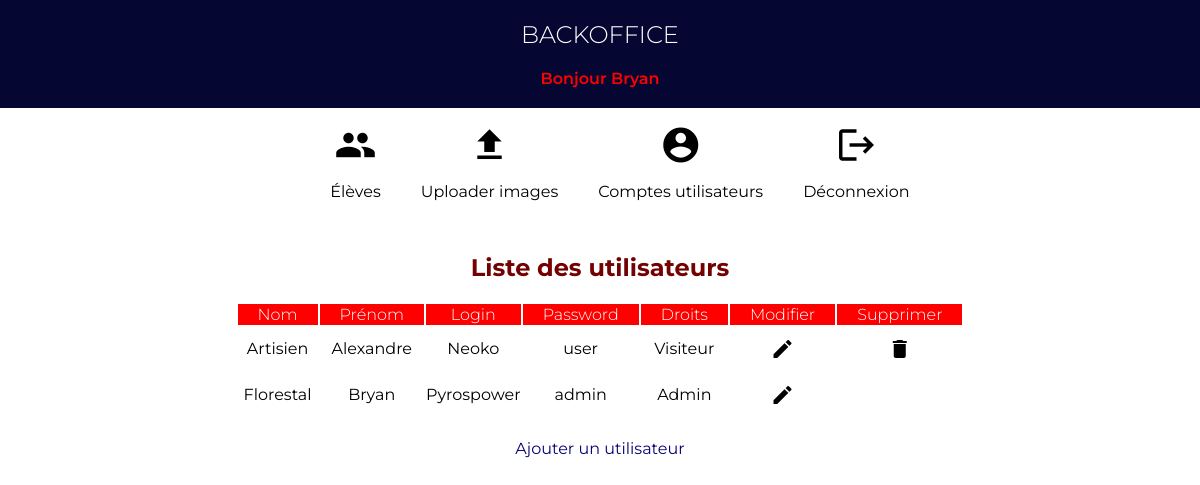
The page /back/users.php (signed in) on the database its author committed.
### tables this page shows
CREATE TABLE `users` (
  `id` int(11) NOT NULL,
  `nom` varchar(20) NOT NULL,
  `prenom` varchar(30) NOT NULL,
  `login` varchar(50) NOT NULL,
  `mdp` varchar(100) NOT NULL,
  `droits` varchar(8) NOT NULL
);

### back/users.php (the view, shortened to what this page needs)
<?php
    include('connectPDO.inc.php');
?>
<!DOCTYPE html>
<html lang="en">
<head>
    <link rel="stylesheet" type="text/css" href="../CSS/styles.css" />
</head>
<body>
    <?php include('entete.inc.php'); ?>
    <section>
        <?php include('menu_back.inc.php'); ?>
        <div class="liste-users">
            <div class="liste-users-titre">
                <h1>Liste des utilisateurs</h1>
            </div>
            <div class="liste-tableau">
                <table>
                    <tr>
                        <th>Nom</th>
                        <th>Prénom</th>
                        <th>Login</th>
                        <th>Password</th>
                        <th>Droits</th>
                        <th>Modifier</th>
                        <th>Supprimer</th>
                    </tr>
                    <?php
                        $ligne = $db->query("SELECT * FROM users ORDER BY nom ASC");
                        while ($row = $ligne->fetch()) :
                    ?>
                    <tr>
                        <td><?= $row['nom'] ?></td>
                        <td><?= $row['prenom'] ?></td>
                        <td><?= $row['login'] ?></td>
                        <td><?= $row['mdp'] ?></td>
                        <td><?= $row['droits'] ?></td>
                        <td><a href="users-modify.php?id=<?= $row['id'] ?>&login=<?= $row['login'] ?>"><span class='material-icons'>edit</span></a></td>
                        <?php
                                if($_SESSION['login'] != $row['login']): ?>
                                    <td>
                                        <a href="users-delete.php?id=<?= $row['id'] ?>&login=<?= $row['login'] ?>">
                                            <span class='material-icons'>delete</span>
                                        </a>
                                    </td>
                                <?php endif; ?>
                    </tr>
                    <?php endwhile; ?>
                </table>
            </div>
            <a href="users-add.php">Ajouter un utilisateur</a>
        </div>
    </section>
</body>
</html>

### css/styles.css (style rules this page uses)
* { -moz-box-sizing: border-box; box-sizing: border-box; }
html { height: 100%; }
body { margin: 0; padding: 0; min-height: 100%; width: 100%; height: 100%; font-family: "Montserrat", "Arial", sans-serif; }
h1, h2 { color: #740101; text-align: center; }
a { color: #090071; }
section { display: flex; justify-content: center; align-items: center; flex-direction: column; }
section a { text-decoration: none; }
.liste-tableau table { display: flex; justify-content: center; align-items: center; margin-bottom: 20px; }
.liste-tableau table th { background-color: red; color: #fff; padding-left: 20px; padding-right: 20px; font-weight: 300; }
.liste-tableau table td { text-align: center; padding: 10px 0 10px; }
.liste-tableau table td a { color: #000; transition: color 0.2s ease-in; }
.liste-users a { display: flex; justify-content: center; align-items: center; }

### rows shown on the page
users: nom "Artisien", prenom "Alexandre", login "Neoko", mdp "user", droits "Visiteur"
users: nom "Florestal", prenom "Bryan", login "Pyrospower", mdp "admin", droits "Admin"

### other values the page prints
$_SESSION['prenom'] "Bryan"
